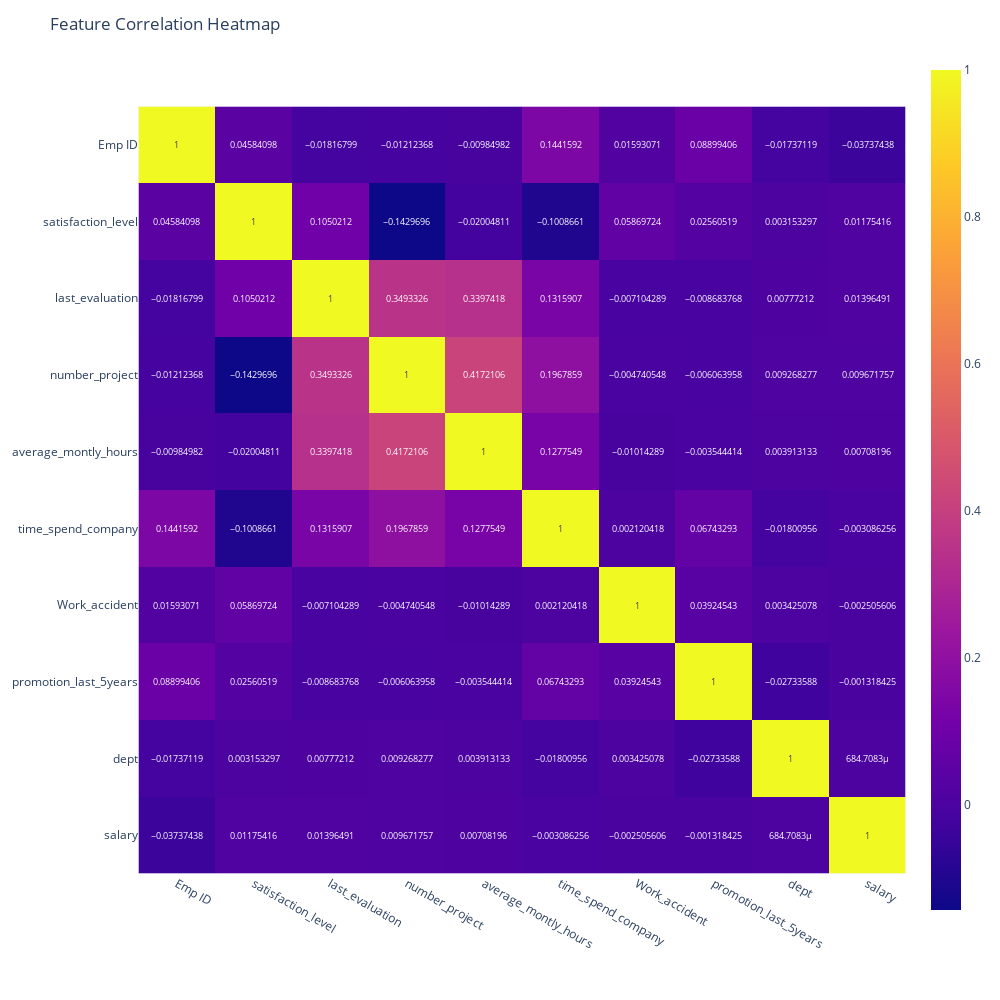

The notebook cell saved with this chart:
### Markdown cell above
Next, we plot the correlation data using the pearson method.

### Code cell
figure = px.imshow(satisfaction_data.corr(method = 'pearson'), text_auto = True)
figure.update_layout(width = 1000, height = 1000, title_text = "Feature Correlation Heatmap", showlegend = False)
figure.show()

### Figure 1 — Plotly figure (JSON) as saved in the notebook; plotly's stock layout.template omitted (floating-point values rounded to 4 significant figures)
{"data": [{"coloraxis": "coloraxis", "hovertemplate": "x: %{x}<br>y: %{y}<br>color: %{z}<extra></extra>", "name": "0", "texttemplate": "%{z}", "type": "heatmap", "x": ["Emp ID", "satisfaction_level", "last_evaluation", "number_project", "average_montly_hours", "time_spend_company", "Work_accident", "promotion_last_5years", "dept", "salary"], "xaxis": "x", "y": ["Emp ID", "satisfaction_level", "last_evaluation", "number_project", "average_montly_hours", "time_spend_company", "Work_accident", "promotion_last_5years", "dept", "salary"], "yaxis": "y", "z": [[1, 0.04584, -0.01817, -0.01212, -0.00985, 0.1442, 0.01593, 0.08899, -0.01737, -0.03737], [0.04584, 1, 0.105, -0.143, -0.02005, -0.1009, 0.0587, 0.02561, 0.003153, 0.01175], [-0.01817, 0.105, 1, 0.3493, 0.3397, 0.1316, -0.007104, -0.008684, 0.007772, 0.01396], [-0.01212, -0.143, 0.3493, 1, 0.4172, 0.1968, -0.004741, -0.006064, 0.009268, 0.009672], [-0.00985, -0.02005, 0.3397, 0.4172, 1, 0.1278, -0.01014, -0.003544, 0.003913, 0.007082], [0.1442, -0.1009, 0.1316, 0.1968, 0.1278, 1, 0.00212, 0.06743, -0.01801, -0.003086], [0.01593, 0.0587, -0.007104, -0.004741, -0.01014, 0.00212, 1, 0.03925, 0.003425, -0.002506], [0.08899, 0.02561, -0.008684, -0.006064, -0.003544, 0.06743, 0.03925, 1, -0.02734, -0.001318], [-0.01737, 0.003153, 0.007772, 0.009268, 0.003913, -0.01801, 0.003425, -0.02734, 1, 0.0006847], [-0.03737, 0.01175, 0.01396, 0.009672, 0.007082, -0.003086, -0.002506, -0.001318, 0.0006847, 1]]}], "layout": {"coloraxis": {"colorscale": [[0, "#0d0887"], [0.1111, "#46039f"], [0.2222, "#7201a8"], [0.3333, "#9c179e"], [0.4444, "#bd3786"], [0.5556, "#d8576b"], [0.6667, "#ed7953"], [0.7778, "#fb9f3a"], [0.8889, "#fdca26"], [1, "#f0f921"]]}, "height": 1000, "margin": {"t": 60}, "showlegend": false, "title": {"text": "Feature Correlation Heatmap"}, "width": 1000, "xaxis": {"anchor": "y", "constrain": "domain", "domain": [0, 1], "scaleanchor": "y"}, "yaxis": {"anchor": "x", "autorange": "reversed", "constrain": "domain", "domain": [0, 1]}}}
